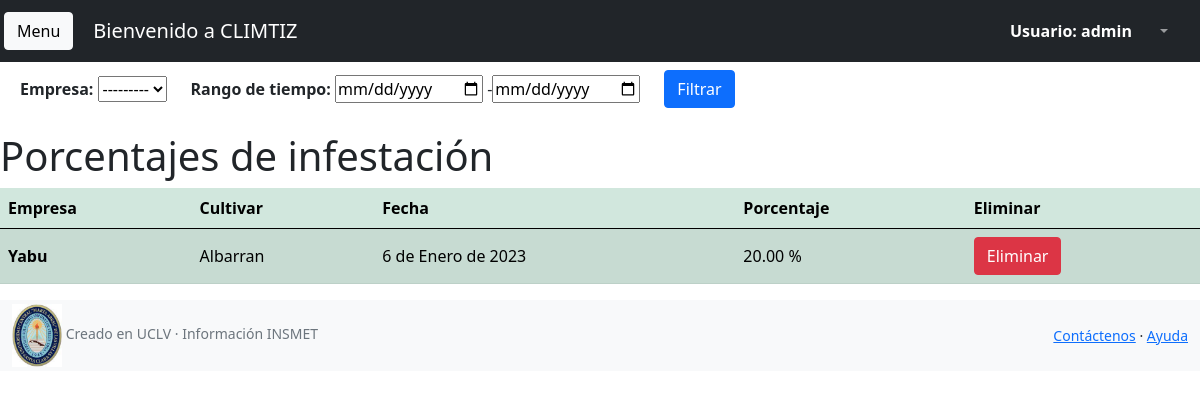
Page /extras/porcentaje_list (signed in) on the earlier database version.
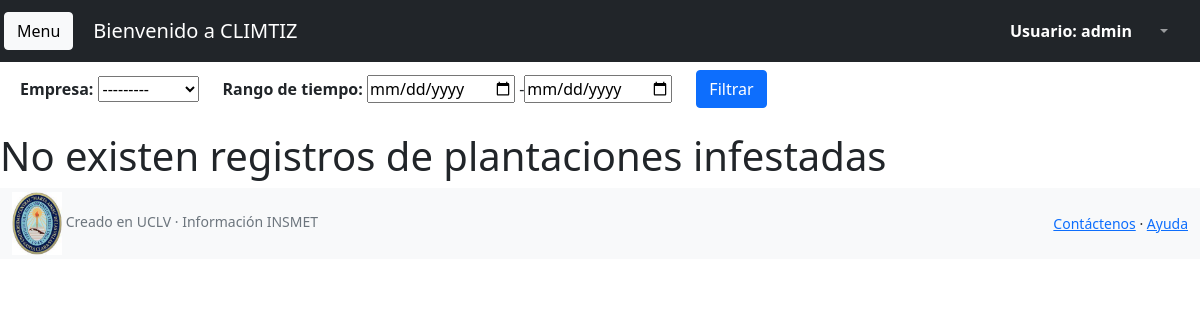
Same page on the later database version.
### extras/models.py (models this page shows)
class DatosPlantacion(models.Model):
    empresa = models.ForeignKey(Empresa, null = False, blank=False, on_delete = models.CASCADE)
    cultivar = models.CharField(max_length=30)
    fecha =  models.DateField(default=datetime.today().strftime('%Y-%m-%d'),null=False)
    porcentaje = models.DecimalField(decimal_places=2,max_digits=5, null=False)

### empresa/models.py (models this page shows)
class Empresa(models.Model):
    nombre = models.CharField(max_length=60)
    estacion = models.ForeignKey(Estacion, null = True, blank=False, on_delete = models.CASCADE)
    representante = models.CharField(max_length = 100)
    municipio = models.CharField(max_length = 100)
    provincia = models.CharField(max_length=30)
    variedad_actual = models.CharField(max_length=20, choices=TVARIEDAD, null=True)
    def __str__(self):
        return '{}'.format(self.nombre)

### extras/views.py (the view)
# urls.py: path('porcentaje_list',PorcentajeListView.as_view() ,name="porcentaje_list"),
class PorcentajeListView(UserPassesTestMixin,FilterView):
    model = DatosPlantacion
    template_name = 'datos_plantacion.html'
    filterset_class = CultivarFilter
    def test_func(self):
        return self.request.user.is_authenticated

### extras/filters.py (called while the page is built)
    def qs(self):
        parent = super().qs
        parent = parent.order_by("fecha").reverse()
        return parent

### mensajes/processors.py (called while the page is built)
def ctx_dict(request):
    sol=None
    if request.user.is_authenticated:
        sol = len(Mensajes.objects.filter(recibido=False).filter(destinatario=request.user))
    ctx={'test':sol}
    print(sol)
    return ctx

### extras/templates/datos_plantacion.html (shortened to what this page needs)
{% extends 'index_admin.html' %}
{% load static %}
{% block content %}
<form class="row g-3 m-2" method='get'>
    <div class="row">
      <div class="col-auto">
      <label for="id_empresa" class="col-form-label"><strong>Empresa: </strong></label>
      {{filter.form.empresa}}
      </div>
      <div class="col-auto">
      <label for="id_date_range" class="col-form-label"><strong>Rango de tiempo: </strong></label>
      {{filter.form.date_range}}
      </div>
      <div class="col-4">
        <button type="submit" class="btn btn-primary mb-3">Filtrar</button>
      </div>
    </div>
</form>
{% if object_list %}
<h1>Porcentajes de infestación</h1>
<div class="table-responsive">
    <table class="table align-middle  table-success table-striped">
        <thead>
          <tr>
            <th scope="col">Empresa</th>
            <th scope="col">Cultivar</th>
            <th scope="col">Fecha</th>
            <th scope="col">Porcentaje</th>
            <th scope="col">Eliminar</th>
          </tr>
        </thead>
        <tbody>
{% for clima in filter.qs %}
          <tr>
            <th scope="row">{{clima.empresa}}</th>
            <td>{{clima.cultivar}}</td>
            <td>{{clima.fecha}}</td>
            <td>{{clima.porcentaje}} %</td>
            <td>
              <a class="btn btn-danger" href="{% url 'extras:porcentaje_delete' clima.id %}">Eliminar</a>
            </td>
          </tr>
    {% endfor %}
  </tbody>
{% else %}
<h1>No existen registros de plantaciones infestadas</h1>
{% endif %}
</table>
</div>
{% endblock content %}

Differences in the rows shown:
removed DatosPlantacion: empresa "Yabu", cultivar "Albarran", fecha "6 de Enero de 2023", porcentaje "20.00"
Other differences:
text no longer shown: "Porcentajes de infestación Empresa Cultivar Fecha Porcentaje Eliminar"
text now shown: "No existen registros de plantaciones infestadas"
